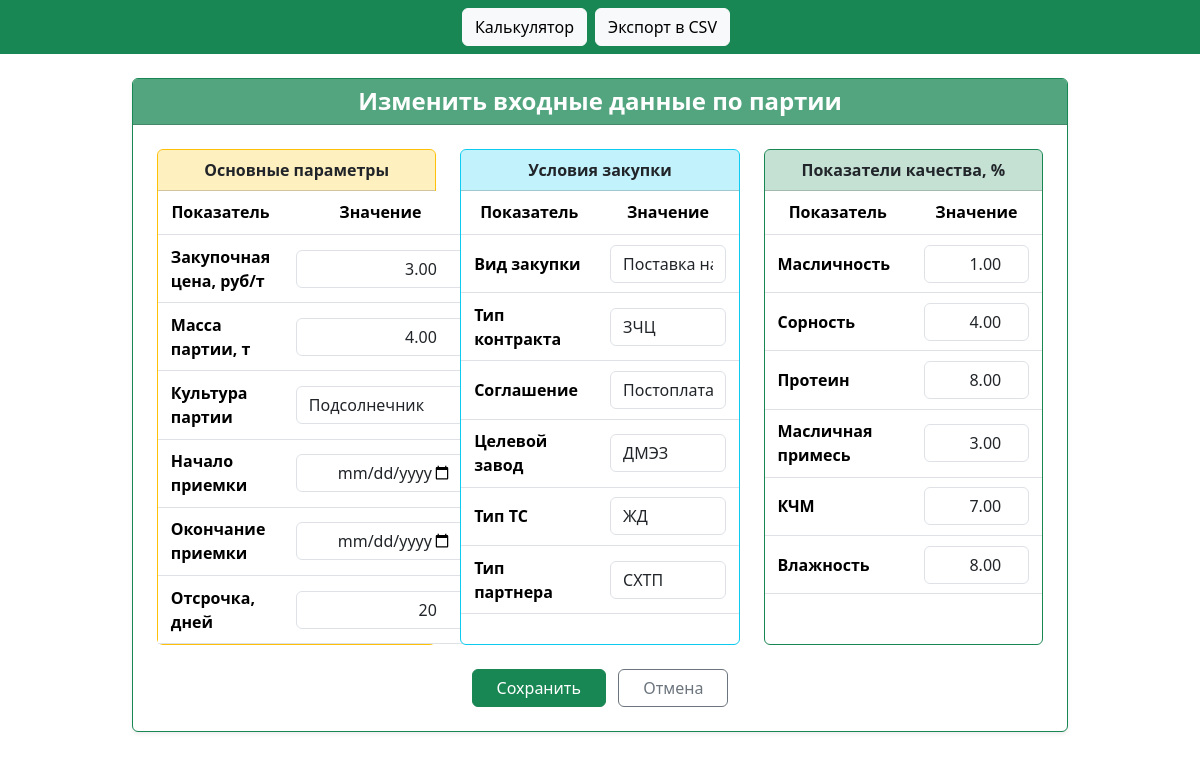
Screenshot of /change_data_by_party with the database file from the repository.
### purch_calculator/removal_rates/models.py (models this page shows, shortened)
class RawMaterialBatch(models.Model):
    CULTURE_CHOICES = [ # Выбор культуры
        ('raps', 'Рапс'),
        ('sunflower', 'Подсолнечник')]
    PURCHASE_TYPE_CHOICES = [
        ('DirectSupply', 'Прямая поставка'),
        ('ElevatorSupply', 'Поставка на элеватор'),
        ('InventoryF13', 'Перепись  Ф - 13'),
    ]
    FACTORY_CHOICES = [
        ('AMPZ', 'АМПЗ'),
        ('DMEZ', 'ЭМЭЗ'),
        ('EMEZ', 'ДМЭЗ'),
        ('VHEMEZ', 'ВХМЭЗ'),
        ('BKMEZ', 'БКМЭЗ'),
        ('BLMEZ', 'БЛМЭЗ'),
        ('OMEZ', 'ОМЭЗ'),
    ]
    PARTNER_TYPE_CHOICES = [
        ('Trader', 'Трейдер'),
        ('Farm', 'СХТП'),
        ('Agroholding', 'Агрохолдинг'),
        ]
    CONTRACT_TYPE_CHOICES = [
        ('FZV', 'ФЗВ'),
        ('ZCHT', 'ЗЧТ'),
        ('ZCHC', 'ЗЧЦ'),
    ]
    TRANSPORT_CHOICES = [
        ('Auto', 'Авто'),
        ('Railway', 'ЖД'),
    ]
    AGREEMENT_CHOICES = [
        ('Prepayment', 'Предоплата'),
        ('Postpayment', 'Постоплата'),
    ]
    purchase_price = models.DecimalField( # Закупочная цена
        _("Закупочная ценаб руб/кг"),
        max_digits=10, decimal_places=2, default=0,
        validators=[MinValueValidator(0, message=_("Значение не может быть отрицательным."))]
    )
    weight_actual = models.DecimalField( #Вес
        _("Вес партии, тонн"),
        max_digits=10, decimal_places=2,default=0,
        validators=[MinValueValidator(0, message=_("Вес не может быть отрицательным."))]
    )
    moisture_actual = models.DecimalField( # Влажность
        _("Влажность факт, %"),
        max_digits=5, decimal_places=2,default=0,
        validators=[MinValueValidator(0, message=_("Значение не может быть отрицательным."))]
    )
    weed_impurity_actual = models.DecimalField( # Сорность
        _("Сорность факт, %"),
        max_digits=5, decimal_places=2,default=0,
        validators=[MinValueValidator(0, message=_("Значение не может быть отрицательным."))]
    )
    oil_impurity_actual = models.DecimalField( # Масличная примесь
        _("Масличная примесь факт, %"),
        max_digits=5, decimal_places=2,default=0,
        validators=[MinValueValidator(0, message=_("Значение не может быть отрицательным."))]
    )
    oil_content_actual = models.DecimalField( # Масляничность
        _("Масличность факт, %"),
        max_digits=5, decimal_places=2,default=0,
        validators=[MinValueValidator(0, message=_("Значение не может быть отрицательным."))]
    )
    KCHM_actual = models.DecimalField( # КМЧ
        _("КЧМ факт, %"),
        max_digits=5, decimal_places=2,default=0,
        validators=[MinValueValidator(0, message=_("Значение не может быть отрицательным."))]
    )
    protein_actual = models.DecimalField( # Протеин
        _("Протеин факт, %"),
        max_digits=5, decimal_places=2,default=0,
        validators=[MinValueValidator(0, message=_("Значение не может быть отрицательным."))]
    )
    culture = models.CharField( # культура( Подсолнечник или Рапс)
        max_length=20,
        choices=CULTURE_CHOICES,
        default='Рапс',
    )
    receipt_start_date = models.DateField( # Начало приемки сырья
        _('Начало приемки сырья'),
        null=True,
        blank=True
    ) #
    receipt_end_date = models.DateField( # Окончание приемки сырья
        _('Окончание приемки сырья'),
        null = True,
        blank = True
    )
    purchase_type = models.CharField( # вид закупки (выбор из списка)
        max_length=30,
        choices=PURCHASE_TYPE_CHOICES,
        default='Прямая поставка',
    )
    target_factory = models.CharField( # Завод (выбор из списка)
        max_length=30,
        choices=FACTORY_CHOICES,
        default='AMPZ',
    )
    partner_type = models.CharField(  # Партнер (выбор из списка)
        max_length=30,
        choices=PARTNER_TYPE_CHOICES,
        default='Trader',
    )
    contract_type = models.CharField(  # Контракт (выбор из списка)
        max_length=30,
        choices=CONTRACT_TYPE_CHOICES,
        default='FZV',
    )
    transport_type =  models.CharField(  # Транспорт (выбор из списка)
        max_length=30,
        choices=TRANSPORT_CHOICES,
        default='Auto',
    )
    agreement_type = models.CharField(  # Соглашение (выбор из списка)
        max_length=30,
        choices=AGREEMENT_CHOICES,
        default='Prepayment',
    )
    delay_days = models.IntegerField(
        _('Отсрочка'),  #Отсрочка
        validators=[MaxValueValidator(30, message='Значение не может быть больше 30 дней')],
        default=0,
    )

### purch_calculator/removal_rates/views.py (the view)
# urls.py: path('change_data_by_party', UpdateDataByParty.as_view(), name='update_by_party'),
class UpdateDataByParty(UpdateView):
    model = RawMaterialBatch
    form_class = SunflowerBatchForm
    success_url = reverse_lazy('index')
    template_name = 'change_data/update_data_by_party.html'
    def get_object(self, queryset=None):
        obj, _ = RawMaterialBatch.objects.get_or_create(pk=1)
        return obj

### templates/change_data/update_data_by_party.html (shortened to what this page needs)
{% extends "base.html" %}
{% load django_bootstrap5 %}
{% block content %}
<div class="container mt-4 mb-5 form-card">
  <div class="card shadow-sm border-success">
    <div class="card-header bg-success bg-opacity-75 text-white text-center">
      <h2 class="section-title mb-0 text-white">Изменить входные данные по партии</h2>
    </div>
    <div class="card-body p-4">
      <form method="post" novalidate>
        <div class="row g-4">
          <div class="col-lg-4">
            <div class="card h-100 border-warning">
              <div class="card-header bg-warning bg-opacity-25 text-center fw-semibold">
                Основные параметры
              </div>
              <div class="card-body p-0">
                <table class="table table-compact mb-0">
                  <thead>
                    <tr>
                      <th>Показатель</th>
                      <th>Значение</th>
                    </tr>
                  </thead>
                  <tbody>
                    <tr>
                      <th scope="row" class="text-start">Закупочная цена, руб/т</th>
                      <td>{{ form.purchase_price }}</td>
                    </tr>
                    <tr>
                      <th scope="row" class="text-start">Масса партии, т</th>
                      <td>{{ form.weight_actual }}</td>
                    </tr>
                    <tr>
                      <th scope="row" class="text-start">Культура партии</th>
                      <td>{{ form.culture }}</td>
                    </tr>
                    <tr>
                      <th scope="row" class="text-start">Начало приемки</th>
                      <td>{{ form.receipt_start_date }}</td>
                    </tr>
                    <tr>
                      <th scope="row" class="text-start">Окончание приемки</th>
                      <td>{{ form.receipt_end_date }}</td>
                    </tr>
                    <tr>
                      <th scope="row" class="text-start">Отсрочка, дней</th>
                      <td>{{ form.delay_days }}</td>
                    </tr>
                  </tbody>
                </table>
              </div>
            </div>
          </div>
          <div class="col-lg-4">
            <div class="card h-100 border-info">
              <div class="card-header bg-info bg-opacity-25 text-center fw-semibold">
                Условия закупки
              </div>
              <div class="card-body p-0">
                <table class="table table-compact mb-0">
                  <thead>
                    <tr>
                      <th>Показатель</th>
                      <th>Значение</th>
                    </tr>
                  </thead>
                  <tbody>
                    <tr>
                      <th scope="row" class="text-start">Вид закупки</th>
                      <td>{{ form.purchase_type }}</td>
                    </tr>
                    <tr>
                      <th scope="row" class="text-start">Тип контракта</th>
                      <td>{{ form.contract_type }}</td>
                    </tr>
                    <tr>
                      <th scope="row" class="text-start">Соглашение</th>
                      <td>{{ form.agreement_type }}</td>
                    </tr>
                    <tr>
                      <th scope="row" class="text-start">Целевой завод</th>
                      <td>{{ form.target_factory }}</td>
                    </tr>
                    <tr>
                      <th scope="row" class="text-start">Тип ТС</th>
                      <td>{{ form.transport_type }}</td>
                    </tr>
                    <tr>
                      <th scope="row" class="text-start">Тип партнера</th>
                      <td>{{ form.partner_type }}</td>
                    </tr>
                  </tbody>
                </table>
              </div>
            </div>
          </div>
          <div class="col-lg-4">
            <div class="card h-100 border-success">
              <div class="card-header bg-success bg-opacity-25 text-center fw-semibold">
                Показатели качества, %
              </div>
              <div class="card-body p-0">
                <table class="table table-compact mb-0">
                  <thead>
                    <tr>
                      <th>Показатель</th>
                      <th>Значение</th>
                    </tr>
                  </thead>
                  <tbody>
                    <tr>
                      <th scope="row" class="text-start">Масличность</th>
                      <td>{{ form.oil_content_actual }}</td>
                    </tr>
                    <tr>
                      <th scope="row" class="text-start">Сорность</th>
                      <td>{{ form.weed_impurity_actual }}</td>
                    </tr>
                    <tr>
                      <th scope="row" class="text-start">Протеин</th>
                      <td>{{ form.protein_actual }}</td>
                    </tr>
                    <tr>
                      <th scope="row" class="text-start">Масличная примесь</th>
                      <td>{{ form.oil_impurity_actual }}</td>
                    </tr>
                    <tr>
                      <th scope="row" class="text-start">КЧМ</th>
                      <td>{{ form.KCHM_actual }}</td>
                    </tr>
                    <tr>
                      <th scope="row" class="text-start">Влажность</th>
                      <td>{{ form.moisture_actual }}</td>
                    </tr>
                  </tbody>
                </table>
              </div>
            </div>
          </div>
        </div>
        <div class="text-center mt-4">
          <button type="submit" class="btn btn-success px-4 me-2">Сохранить</button>
          <a href="{% url 'index' %}" class="btn btn-outline-secondary px-4">Отмена</a>
        </div>
      </form>
    </div>
  </div>
</div>
{% endblock %}

### templates/change_data/update_data_by_party.html (style rules this page uses)
.form-card { max-width: 960px; margin: 0 auto; }
.section-title { text-align: center; font-size: 1.5rem; font-weight: 600; color: #0f5132; }
.table-compact thead { background-color: #f8f9fa; }
.table-compact th, .table-compact td { padding: 0.6rem 0.8rem; vertical-align: middle; text-align: center; }
.table-compact input { text-align: right; }

### rows the page displays
RawMaterialBatch: purchase_price "3.00", weight_actual "4.00", culture "Подсолнечник", delay_days "20", purchase_type "Поставка на элеватор", contract_type "ЗЧЦ", agreement_type "Постоплата", target_factory "ДМЭЗ", transport_type "ЖД", partner_type "СХТП", oil_content_actual "1.00", weed_impurity_actual "4.00", protein_actual "8.00", oil_impurity_actual "3.00", KCHM_actual "7.00", moisture_actual "8.00"
